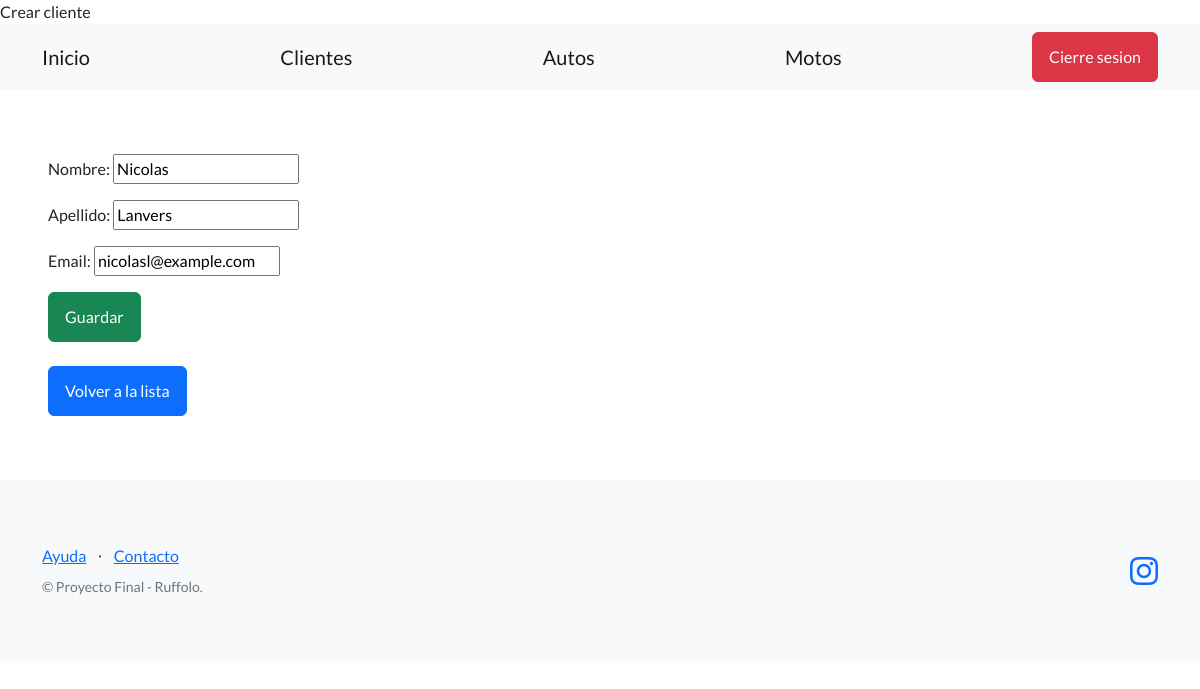
The page /ficheros/editar-cliente/1/ (signed in) on the database its author committed.
### Ficheros/models.py (models this page shows, shortened)
class Cliente(models.Model):
    nombre = models.CharField(max_length=100)
    apellido = models.CharField(max_length=100)
    email = models.EmailField()

### Ficheros/views.py (the view)
# urls.py: path("editar-cliente/<int:id>/", editar_cliente, name="editar_cliente"),
@login_required
def editar_cliente(request, id):
   cliente = Cliente.objects.get(id=id)
   if request.method == "POST":
       formulario = ClienteFormulario(request.POST)
       if formulario.is_valid():
           data = formulario.cleaned_data
           cliente.nombre = data['nombre']
           cliente.apellido = data['apellido']
           cliente.email = data['email']
           cliente.save()
           url_exitosa = reverse('lista_clientes')
           return redirect(url_exitosa)
   else:  # GET
       inicial = {
           'nombre': cliente.nombre,
           'apellido': cliente.apellido,
           'email': cliente.email,
       }
       formulario = ClienteFormulario(initial=inicial)
   return render(
       request=request,
       template_name='Ficheros/formulario_clientes1.html',
       context={'formulario': formulario},
   )

### Ficheros/forms.py
class ClienteFormulario(forms.Form):
    nombre = forms.CharField(required=True, max_length=100)
    apellido = forms.CharField(required=True, max_length=100)
    email = forms.EmailField()

### Ficheros/templates/Ficheros/formulario_clientes1.html (shortened to what this page needs)
{% extends "base.html" %}
{% block contenido %}
<form method="post">
  {{ formulario.as_p }}
  <input class="btn btn-success" type="submit" value="Guardar" />
</form>
<br>
<a class="btn btn-primary" href="{% url 'lista_clientes' %}">Volver a la lista</a>
{% endblock contenido %}

### rows shown on the page
Cliente: nombre "Nicolas", apellido "Lanvers", email "nicolasl@example.com"
